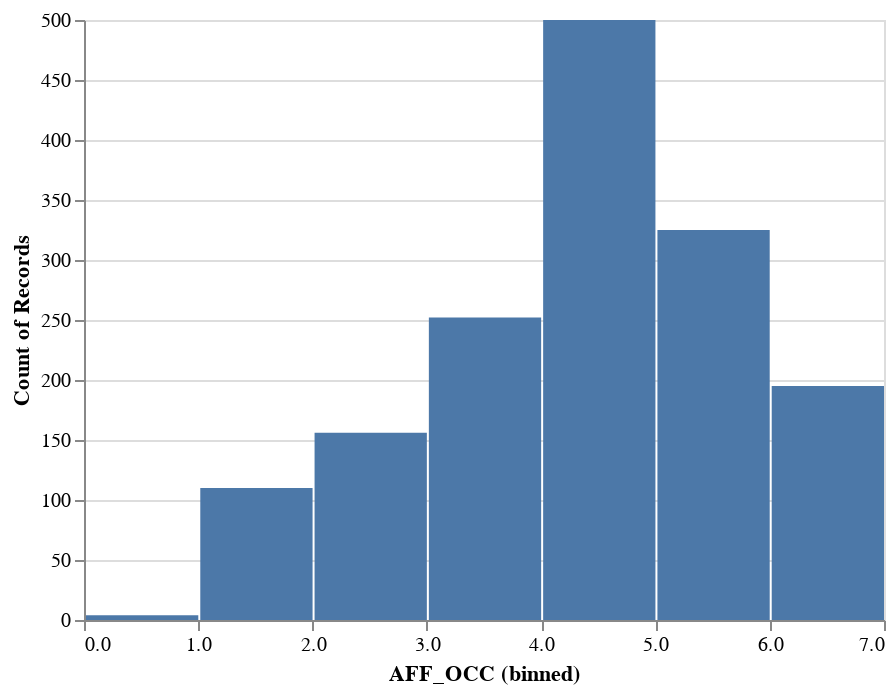

The cell this chart's notebook holds for it:
### Code cell
#Visualize distribution for AFF_OCC
alt.Chart(df).mark_bar().encode(
    alt.X("AFF_OCC:Q", bin=True),
    y='count()',
).interactive()

### Figure 1 — Vega-Lite specification as saved in the notebook (floating-point values rounded to 4 significant figures; data arrays with more than 128 entries replaced by an {"elided": "..."} marker saying what was removed)
{"config": {"view": {"continuousWidth": 400, "continuousHeight": 300}}, "data": {"name": "data-c8d7ec101f4a43e94db921230d950892"}, "mark": "bar", "encoding": {"x": {"bin": true, "field": "AFF_OCC", "type": "quantitative"}, "y": {"aggregate": "count", "type": "quantitative"}}, "selection": {"selector001": {"type": "interval", "bind": "scales", "encodings": ["x", "y"]}}, "$schema": "https://vega.github.io/schema/vega-lite/v4.17.0.json", "datasets": {"data-c8d7ec101f4a43e94db921230d950892": {"elided": "1542 records"}}}
